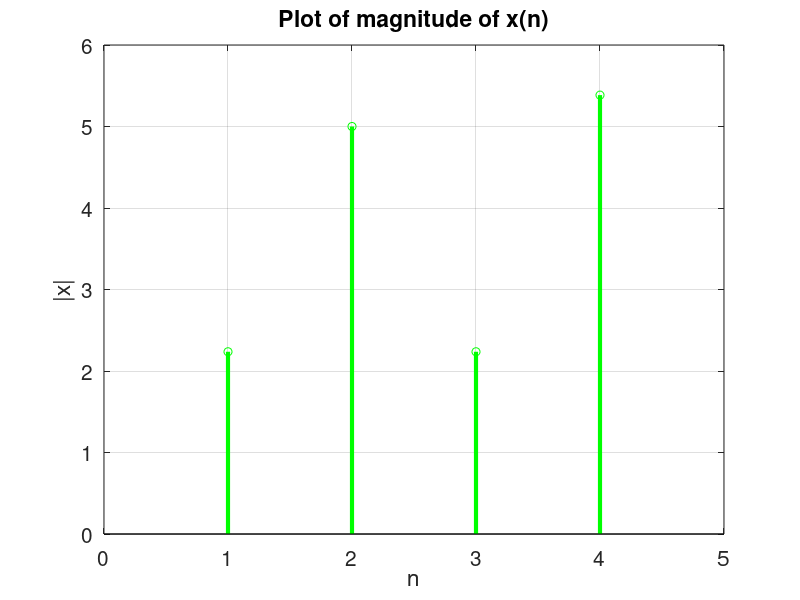
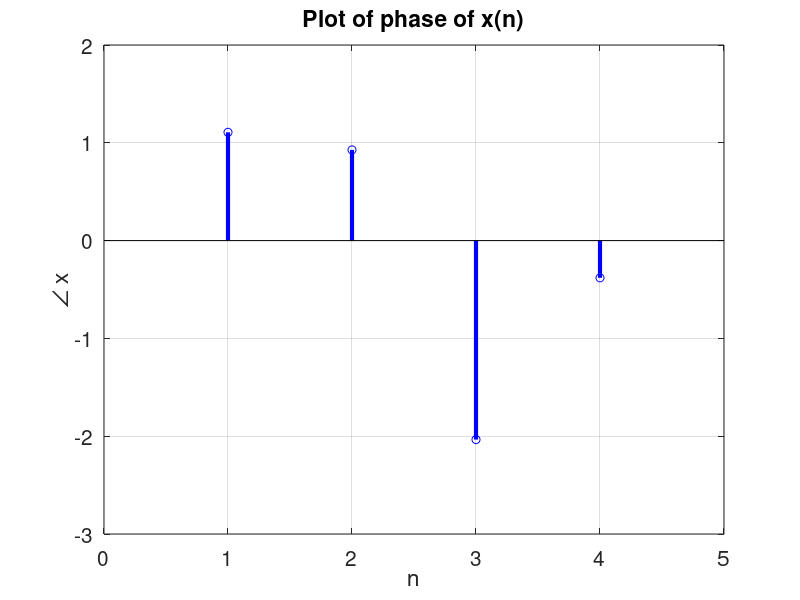

Source code (MATLAB) for these figures, in order: (Note: this script raises an error after producing the figures.)
% Discrete Time Signal Processing Lab 3
% Discrete Fourier Transform
% MATLAB version R2018a
% Date : 09-02-2021

clc;
clear;
close all;

x = [1+2j,3+4j,-1-2j,5-2j];
N = length(x);

% Plotting the input signal
stem(abs(x),'g','LineWidth',3);
ax = gca();
title('Plot of magnitude of x(n)','FontSize',15);
xlabel('n','FontSize',15);
ylabel('|x|','FontSize',15);
set(ax,'xlim',[0 N+1],'fontsize',15);
grid on;
figure();

stem(angle(x),'b','LineWidth',3);
ax = gca();
title('Plot of phase of x(n)','FontSize',15);
xlabel('n','FontSize',15);
ylabel('\angle x','FontSize',15);
set(ax,'xlim',[0 N+1],'fontsize',15);
grid on;
figure();

% polarscatter(angle(x),abs(x),75,'filled','r');
% title('Polar plot of x','FontSize',15);
% set(gca,'FontSize',15);
% figure();

% Calculating the DFT of the input signal
X = DFT(x,N);
disp('DFT of input signal : ');
disp(X);

% polarscatter(angle(X),abs(X),75,'filled','r');
% title('Polar plot of X','FontSize',15);
% set(gca,'FontSize',15);
% figure();

% Plotting the DFT of input signal
stem(abs(X),'r','LineWidth',3);
ax = gca();
title('Plot of magnitude of X(k)','FontSize',15);
xlabel('n','FontSize',15);
ylabel('|X|','FontSize',15);
set(ax,'xlim',[0 N+1],'fontsize',15);
grid on;
figure();

stem(angle(X),'b','LineWidth',3);
ax = gca();
title('Plot of phase of X(k)','FontSize',15);
xlabel('n','FontSize',15);
ylabel('\angle X','FontSize',15);
set(ax,'xlim',[0 N+1],'fontsize',15);
grid on;
figure();

% Calculating the IDFT of the spectrum
x_ = IDFT(X,N);
disp('Retrieved signal after IDFT : ');
disp(x_);

% Plotting the IDFT of input signal
stem(abs(x_),'r','LineWidth',3);
ax = gca();
title('Plot of magnitude of IDFT of X(k)','FontSize',15);
xlabel('n','FontSize',15);
ylabel('|x|','FontSize',15);
set(ax,'xlim',[0 length(X)+1],'fontsize',15);
grid on;
figure();

stem(angle(X),'b','LineWidth',3);
ax = gca();
title('Plot of phase of IDFT of X(k)','FontSize',15);
xlabel('n','FontSize',15);
ylabel('\angle x','FontSize',15);
set(ax,'xlim',[0 length(X)+1],'fontsize',15);
grid on;
figure();

% Adding zeros at alternate indices and calculating DFT
x_alt = reshape([x; zeros(size(x))],[],1);
X = DFT(x_alt,length(x_alt));
disp('DFT of x with alternate zeros : ');
disp(X);

% Plotting the DFT of input signal
stem(abs(X),'r','LineWidth',3);
ax = gca();
title('Plot of magnitude of X(k) with alternate zeros','FontSize',15);
xlabel('n','FontSize',15);
ylabel('|X|','FontSize',15);
set(ax,'xlim',[0 length(X)+1],'fontsize',15);
grid on;
figure();

stem(angle(X),'b','LineWidth',3);
ax = gca();
title('Plot of phase of X(k) with alternate zeros','FontSize',15);
xlabel('n','FontSize',15);
ylabel('\angle X','FontSize',15);
set(ax,'xlim',[0 length(X)+1],'fontsize',15);
grid on;
figure();

% Appending zeros to the input signal and calculating DFT
zeros_n = 4;
x_ = [x, zeros(1,zeros_n)];
X = DFT(x_,length(x_));
disp('DFT of x with zeros appended at the end : ');
disp(X);

% Plotting the DFT of input signal
stem(abs(X),'r','LineWidth',3);
ax = gca();
title('Plot of magnitude of X(k) with zeros appended','FontSize',15);
xlabel('n','FontSize',15);
ylabel('|X|','FontSize',15);
set(ax,'xlim',[0 length(X)+1],'fontsize',15);
grid on;
figure();

stem(angle(X),'b','LineWidth',3);
ax = gca();
title('Plot of phase of X(k) with zeros appended','FontSize',15);
xlabel('n','FontSize',15);
ylabel('\angle X','FontSize',15);
set(ax,'xlim',[0 length(X)+1],'fontsize',15);
grid on;

% Function to implement Discrete Fourier Transform
function X = DFT(x,N)
    X = zeros(1,N);
    for k=0:N-1
        for j=0:N-1
            X(k+1) = X(k+1)+ x(j+1)*(cos(2*pi*k*j/N)-sin(2*pi*k*j/N)*1i);
        end
    end 
end

% Function to implement Inverse Discrete Fourier Transform
function x = IDFT(X,N)
    x = zeros(1,N);
    for k=0:N-1
        for j=0:N-1
            x(k+1) = x(k+1)+ X(j+1)*(cos(2*pi*k*j/N)+sin(2*pi*k*j/N)*1i);
        end
        x(k+1) = x(k+1)/N;
    end
end
    
